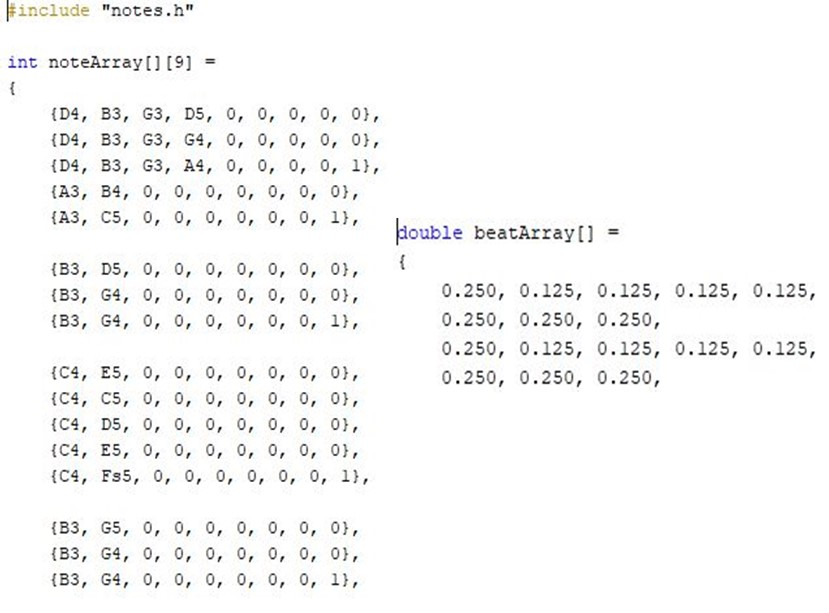
%> input picture docs/minuet.jpg, 829 x 613 px
$ octave OMRTest.m   (GNU Octave 9; MATLAB toolbox functions it lacks are replaced by stand-ins)
%> lines starting %> are read from the running program, lines starting %| are printed output that depends on the picture; in (x1, y1, x2, y2) boxes, pixels count from 0 and x2, y2 are one past the last pixel; in counts of white or black regions, pixels touching at a corner belong together; the program's own positions count from 1
### Old/preprocess.m
function [new_img, lineHeight, spaceHeight] = preprocess(img)

    % check if image is color
    if (ndims(img) == 3)
        gray_img = rgb2gray(img);
    else
        gray_img = img;
    end

    if (~islogical(gray_img))
        thresh = graythresh(gray_img);
        img1 = imbinarize(gray_img, thresh);
    else
        img1 = gray_img;
    end

%     img_bw = ones(size(img1)) - img1;
    img_bw = not(img1);

    [lineHeight, spaceHeight] = getStaffParam(img_bw);

    % Horizontal projection for staff detection
    % - In this case, only the topmost and bottommost
    %   staff lines are relevant to get upper/lower
    %   bounds
    project_H = sum(img_bw, 2);
    thresh_H = max(project_H) * 0.5;
    x = find(project_H >= thresh_H);

% [8 lines of commented-out code are left out]
    project_V = sum(img_bw, 1);
    [~, loc] = findpeaks(project_V);
    left_bound = min(loc) - 10;
    right_bound = max(loc) + 10;
    top_bound = min(x)-(5*(lineHeight + spaceHeight));
    bottom_bound = max(x)+(5*(lineHeight + spaceHeight));

    % Boundary validation for all four sides
    % - Checks if calculated bounds exceed the image size
    if (left_bound < 1)
        left_bound = 1;
    end

    if (top_bound < 1)
        top_bound = 1;
    end

    if (right_bound > size(img_bw,2))
        right_bound = size(img_bw,2);
    end

    if (bottom_bound > size(img_bw,1))
        bottom_bound = size(img_bw,1);
    end

    new_img = img_bw(top_bound:bottom_bound, ...
        left_bound:right_bound);
%     imshow(new_img); pause;

end

### Old/encodeRL.m
function [run] = rl_encode(col_in)

    % Return indices where unequal adjacent terms occur
    idx = [find(col_in(1:end-1) ~= col_in(2:end)), length(col_in)];
    % Return difference of adjacent indices
    run = diff([ 0 idx ]);

    % Since image is BW, if top pixel is white, let first value be 0
    if (col_in(1) == 1)
        run = [0 run];
    end
end

### Old/getStaffParam.m
function [lineHeight, spaceHeight]= getStaffParam(img)

    black_runs=[];
    white_runs=[];

    % perform vertical run-length encoding on the image
    for i=1:size(img, 2)
        x=img(:,i)';
        len = encodeRL(x);
        black_runs = [black_runs len(1:2:end)];
        white_runs = [white_runs len(2:2:end)];
    end

    % Staffline height is determined by the black run with the most
    % occurrence
    lines = histcounts(white_runs, 1:max(white_runs));
    [~, lineHeight] = max(lines);

    % Staffspace height is determined by the white run with the most
    % occurrence
    spaces = histcounts(black_runs, 1:max(black_runs));
    [~, spaceHeight] = max(spaces);

end

### Old/staffDetect.m
function [staffLines, staffHeights] = staffDetect(img_bw)

    % A staffline is detected if a row has black pixels which is
    % at least half the maximum number of black pixels per row
    project_H = sum(img_bw, 2);
    thresh_H = 0.67 * size(img_bw, 2);
    staffLines = find(project_H >= thresh_H);

    % Once staff lines are detected, run-length encoding will be applied
    % to an image with only the stafflines to determine the height of each
    % line
    imgTemp = ones(size(img_bw,1),1);
    imgTemp(staffLines) = 0;
    len = encodeRL(imgTemp');
    staffHeights = len(1:2:end);
    staffHeights = staffHeights(staffHeights ~= 0);

end

### Old/staffDivider.m
function [dividers] = staffDivider(img, staffLines, lineHeight, spaceHeight)

    % Assume staves are grand staff:
    % - insert a divider after two staff pairs,
    %   then record indices of staff dividers
    staffLines(find(diff(staffLines) == 1)) = [];
    dividers(1) = max(staffLines(1)-(4*(spaceHeight+lineHeight)), 1);

    % if only one staff present, add divider at end
    if (length(staffLines) == 5)
        dividers(2) = max(staffLines(5)+(4*(spaceHeight+lineHeight)), 1);
    else
        for i=10:10:length(staffLines(:))-1
            dividers(end+1) = ceil(staffLines(i) ...
                + ((staffLines(i+1) - staffLines(i)) / 2));
        end
        % Add staff length to indices
        dividers(end+1) = length(img(:,1));

        % --------------------- Grand staff checker ---------------------
        % - if pair of staves is not a grand staff, add a divider
        staff_thresh = staffLines(10) - staffLines(1);
        for i = 1:(length(staffLines) / 10)
            img_tmp = img(dividers(i):(dividers(i+1)-1),:);
            project_V = sum(img_tmp, 1);
            if (staff_thresh > max(project_V))
                dividers(end+1) = ceil(staffLines((i*10)-5) ...
                    + ((staffLines((i*10)-4) - staffLines((i*10)-5)) / 2));
            end
        end
    end

    % Indices must be sorted for subsequent use in other functions
    dividers = sort(dividers);
end

### Old/OMRTest.m
clc, clear, close all;

%%%%%%%%%%%%%%%%%%%%%%%%%%%%%%%%%%%%%%%%%%%%%%%%%%%%%%%%
%%%%%%%         PHASE ZERO: INPUT FILES          %%%%%%%
%%%%%%%%%%%%%%%%%%%%%%%%%%%%%%%%%%%%%%%%%%%%%%%%%%%%%%%%
tic
% [13 lines of commented-out code are left out]
inputImg =  imread('minuet.jpg');
%> inputImg is the input picture: size 613x829x3 uint8; mean R, G, B 247.8, 247.9, 247.6
% [16 lines of commented-out code are left out]


%%%%%%%%%%%%%%%%%%%%%%%%%%%%%%%%%%%%%%%%%%%%%%%%%%%%%%%%
%%%%%%%         PHASE ONE: PREPROCESSING         %%%%%%%
%%%%%%%%%%%%%%%%%%%%%%%%%%%%%%%%%%%%%%%%%%%%%%%%%%%%%%%%
[img_bw, lineHeight, spaceHeight] = preprocess(inputImg);
%> in preprocess, `thresh = graythresh(gray_img);`: thresh = 0.737
%> in preprocess, `img1 = imbinarize(gray_img, thresh);`:
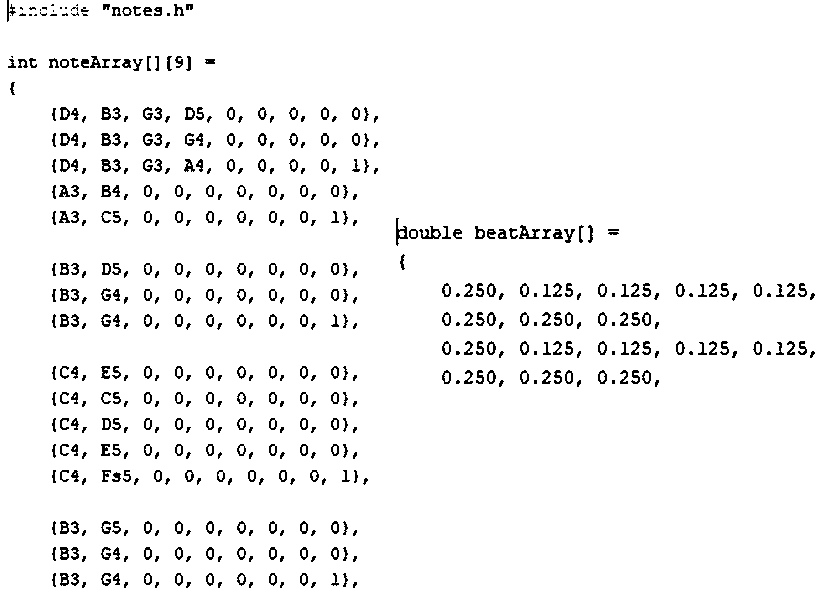
%> img1: size 613x829 logical; 95.9% white; black in thin lines or dots
%> in preprocess, `img_bw = not(img1);`: img_bw: size 613x829 logical; 4.1% white in thin lines or dots
%> the loop in getStaffParam, `for i=1:size(img, 2)` made 829 passes
%> len on passes 12 to 14: [4 5 2 3 42 1 2 3 1 1 1 3 15 10 520], [7 9 40 2 1 9 14 13 518], [7 2 2 3 46 2 1 5 14 5 3 1 1 3 518]
%> after the loop in getStaffParam, `for i=1:size(img, 2)`: black_runs = 6212 values, max 613 at index 1, min 0 at index 8, mean 78.44; white_runs = 5383 values, max 28 at index 3935, min 1 at index 4, mean 3.88
%> in getStaffParam, `lines = histcounts(white_runs, 1:max(white_runs));`: lines = 27 values, max 1660 at index 2, min 0 at index 19, mean 199.4
%> in getStaffParam, `[~, lineHeight] = max(lines);`: lineHeight = 2
%> in getStaffParam, `spaces = histcounts(black_runs, 1:max(black_runs));`: spaces = 612 values, max 383 at index 2, min 0 at index 34, mean 10.15
%> in getStaffParam, `[~, spaceHeight] = max(spaces);`: spaceHeight = 2
%> in preprocess, `project_H = sum(img_bw, 2);`: project_H = 613 values, max 236 at index 296, min 0 at index 23, mean 34.06
%> in preprocess, `thresh_H = max(project_H) * 0.5;`: thresh_H = 118
%> in preprocess, `x = find(project_H >= thresh_H);`: x = 22 values from 118 to 378
%> in preprocess, `project_V = sum(img_bw, 1);`: project_V = 829 values, max 225 at index 55, min 0 at index 1, mean 25.19
%> in preprocess, `[~, loc] = findpeaks(project_V);`: loc = 125 values from 9 to 812
%> in preprocess, `left_bound = min(loc) - 10;`: left_bound = -1
%> in preprocess, `right_bound = max(loc) + 10;`: right_bound = 822
%> in preprocess, `top_bound = min(x)-(5*(lineHeight + spaceHeight));`: top_bound = 98
%> in preprocess, `bottom_bound = max(x)+(5*(lineHeight + spaceHeight));`: bottom_bound = 398
%> in preprocess, `new_img = img_bw(top_bound:bottom_bound, left_bound:right_bound);`:
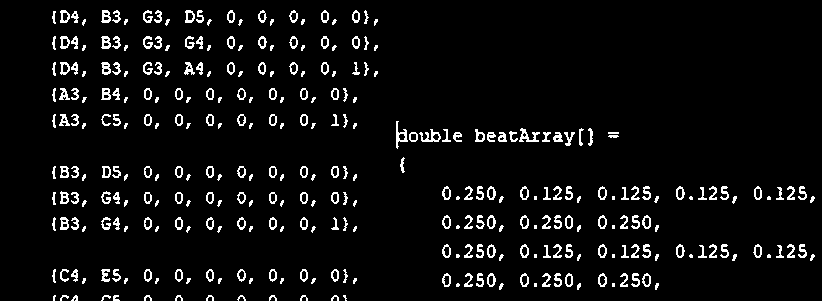
%> new_img: size 301x822 logical; 5.6% white in thin lines or dots, all inside (x1, y1, x2, y2) = (52, 10, 815, 301)
%> lineHeight = 2; spaceHeight = 2

%%%%%%%%%%%%%%%%%%%%%%%%%%%%%%%%%%%%%%%%%%%%%%%%%%%%%%%%
%%%%%%%   PHASE TWO: MUSIC SYMBOLS RECOGNITION   %%%%%%%
%%%%%%%%%%%%%%%%%%%%%%%%%%%%%%%%%%%%%%%%%%%%%%%%%%%%%%%%
% Part 2.1: Staff detection, removal, and division
[staffLines, staffHeights] = staffDetect(img_bw);
%> in staffDetect, `project_H = sum(img_bw, 2);`: project_H = 301 values, max 236 at index 199, min 0 at index 1, mean 45.96
%> in staffDetect, `staffLines = find(project_H >= thresh_H);`: staffLines = []
%> in staffDetect, `len = encodeRL(imgTemp');`: len = [0 301]
%> in staffDetect, `staffHeights = len(1:2:end);`: staffHeights = 0
%> in staffDetect, `staffHeights = staffHeights(staffHeights ~= 0);`: staffHeights = []
%> staffLines = []; staffHeights = []
%> the run ends on the next line
dividers = staffDivider(img_bw, staffLines, lineHeight, spaceHeight);
